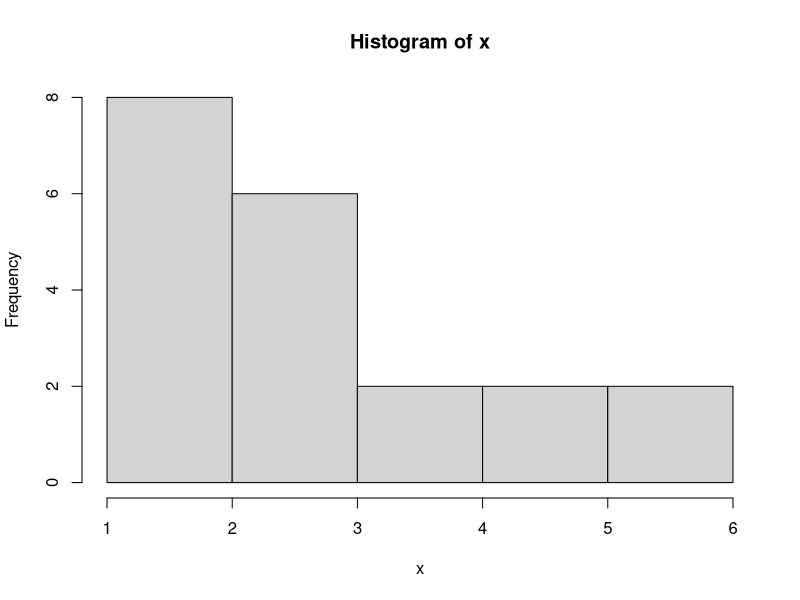
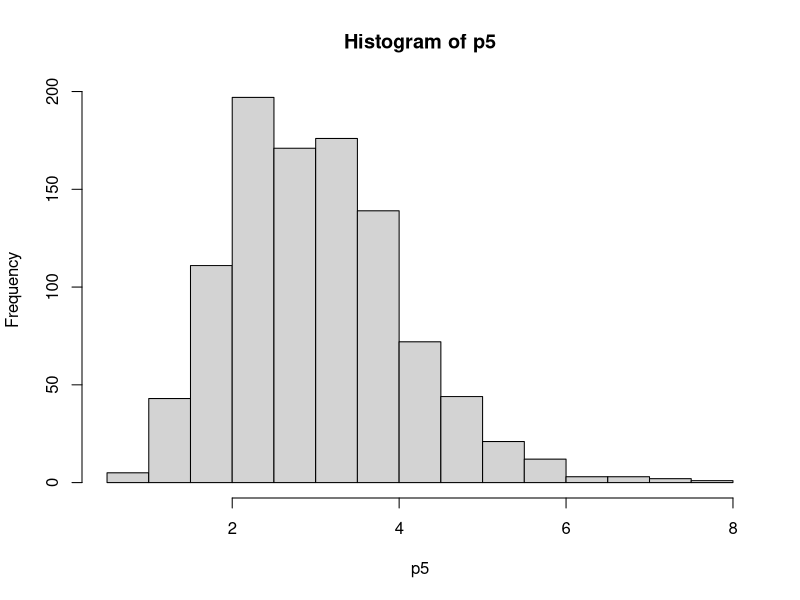
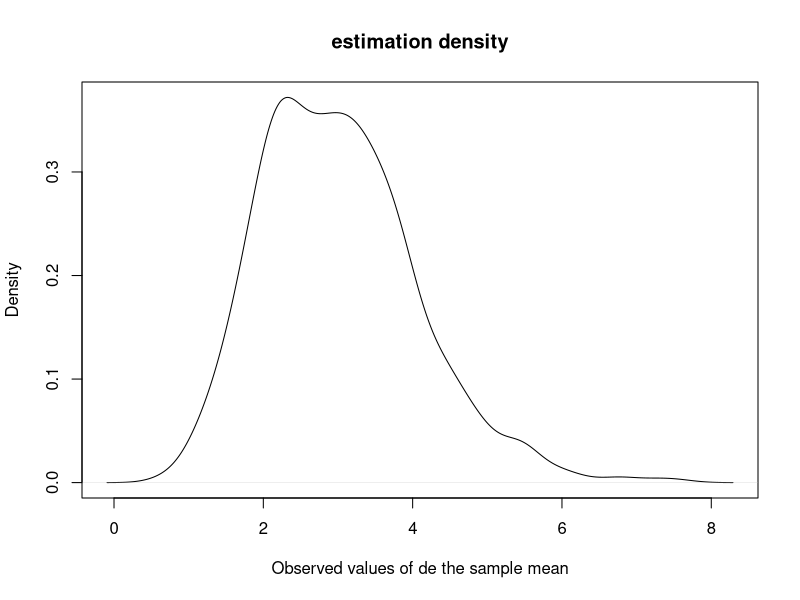
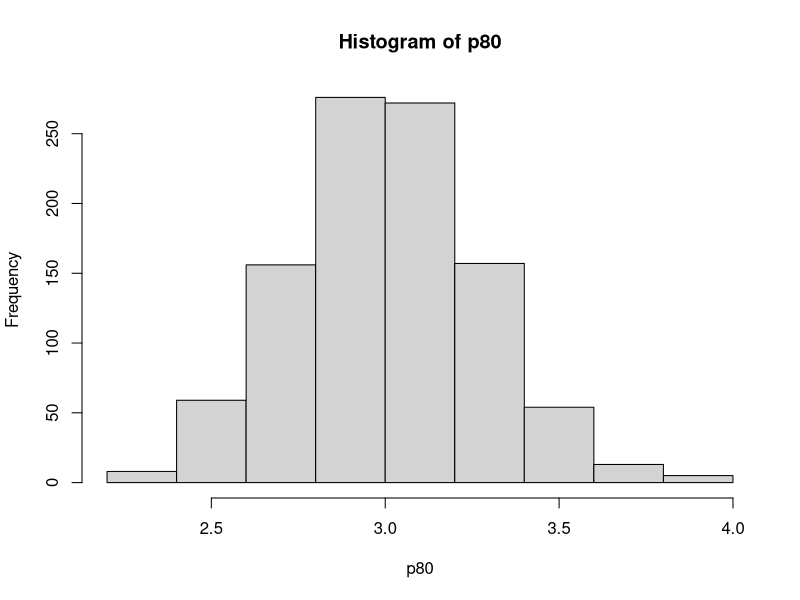
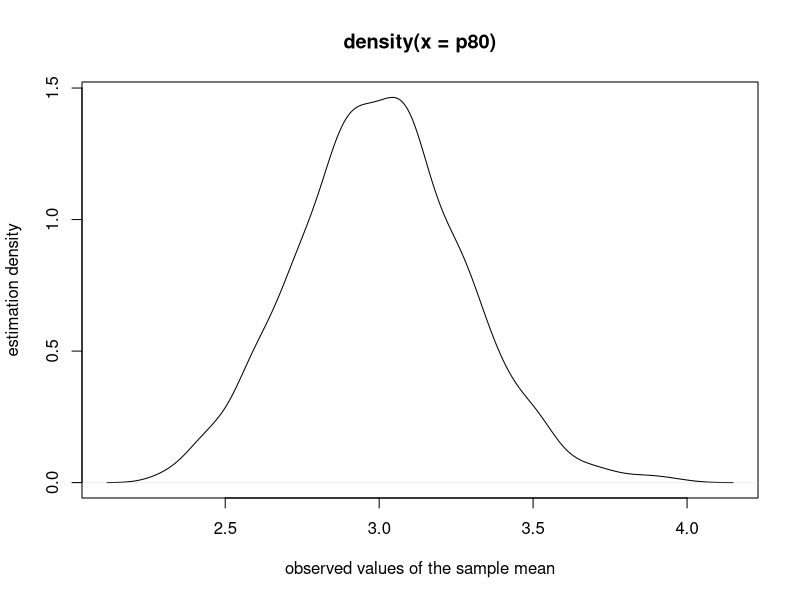
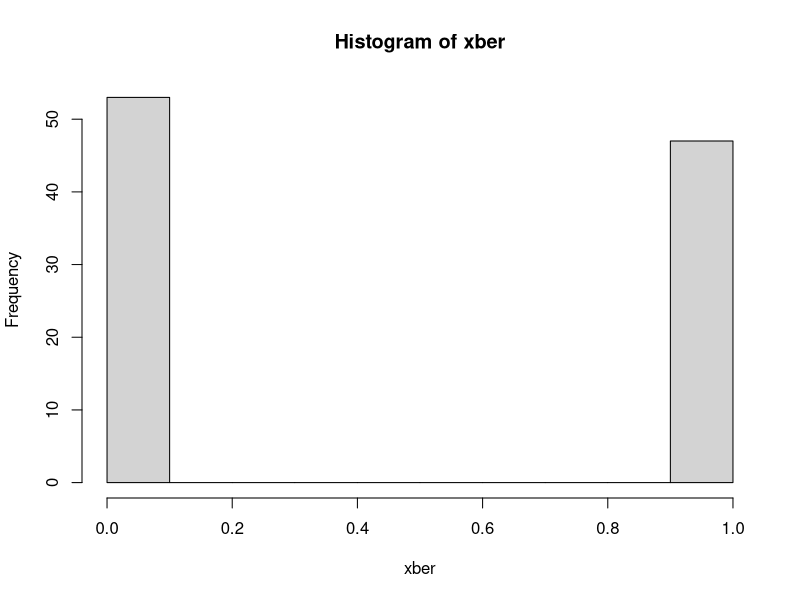
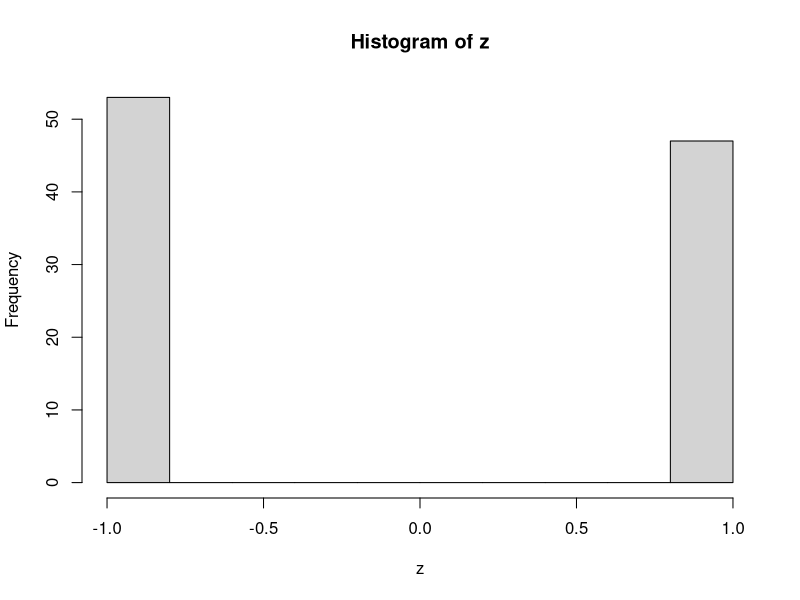

Here is the R script that generated these plots, in order:

# Statisticla Inference- Trosset ------------------------------------------
#Empirical Distribution: A distribution based on the sample (a observation based approach)

#Ej1: Sea un dado que es lanzado n=20 veces, obteniendo
x <- c(1, 6, 3, 2, 2, 3, 5, 3, 6, 4, 3, 2, 5, 3, 2, 2, 3, 2, 4, 2) #sample (discrete)
n <- 20
hist(x)
n_x <- table(x) #number of elements of each value of the sample
# 1 2 3 4 5 6 
# 1 7 6 2 2 2 

#sea Pn, una funcion de distribucion probabilidad discreta (basada en la muestra)
pn <- n_x/n
# 1    2    3    4    5    6 
# 0.05 0.35 0.30 0.10 0.10 0.10 

# Si NO usaramos la probabilidad asociada a la muestra (Empirica), es decir si usaramos una poblacion
# completa (o true probability), cada lanzamiento asociado a una cara del dado tendria una probabilidad:
p_pob <- 1/6 #la probabilidad de cada cara del dado sin usar muestra

# Conclusión: Vemos que existen diferencias en la probabilidad asociada a la poblacion
# y la probabilidad asociada a la muestra(el rango varia de 0.05 a 0.35), siendo un claro ejemplo de la variabilidad  
# o variacion en la muestra.


# Estimation of the sample mean
# La media de poblacion (caras del dado) esta dado por:
u_pop <- sum(c(1,2,3,4,5,6))/6
#3.5

# La media muestral, esta dada por:
u_sample <- sum(x)/n
#3.15


# Estimacion de la media (vista como Variable Aleatoria X1, X2, X3, ...,Xn uppercase) 

# Supongamos que P (distribucion poblacional) sea una distribucion asimetrica Chi-Cuadrado
# con 3 grados de libertad. Por colorario 5.1  (Ver Trosset pagina 187.), el valores
# esperado de Y es igual a los grados de libertad. E[Y]=n

# Consideremos una muestra de 5 observaciones con 3 grados libertad, y que repitamos
# 3 veces el experimento

xc1 <- rchisq(n = 5, df = 3) 
mean(xc1)

xc2 <- rchisq(n = 5, df = 3) 
mean(xc2)

xc3 <- rchisq(n = 5, df = 3) 
mean(xc3)

# Se observa que la media de las muestras de la D.chi cuadrado, cuando tenemos n=5,
# X1, X2,...,X5 y la variacion es muy alta.
# Realizamos una simulacion 1000 veces

p5 <- vector(mode = "numeric", 1000)
for(i in 1:1000){
  p5[i] <- mean(rchisq(n=5, df=3))
}
#Grafico de histograma
hist(p5)
#grafico de densidad
plot(density(p5), xlab = "Observed values of de the sample mean", "estimation density")


# Hagamos una simulacion para un tamano de muestra n=80 (X1, X2,...,X80 v.a) y df=3.
# La simulacion sera de 1000 veces

p80 <- vector(mode = "numeric", 1000)
for(i in 1:1000){
  p80[i] <- mean(rchisq(n=80, df=3))
}
hist(p80)
plot(density(p80), xlab = "observed values of the sample mean",ylab = "estimation density")


# Teorema central de limite

# Considere una variable estandirizada de la forma: Z = (X-u)/sigma
# Notese que la estandirizacion no cambia la forma de la distribucion
# Sea una distribucion de Bernoulli (un caso de la dist. binomial)
xber <- rbinom(n = 100,size = 1,prob = 1/2)
hist(xber)
#standarizamos. En la D.Bernoulli tenemos que u=p=0.5
z <- (xber- 0.5)/0.5
hist(z) #se observa que se mantiene la misma forma de la distribucion. EN este caso
# con colas en el -1 y 1

#ver este link
#http://jliszka.github.io/2013/08/26/a-programmers-guide-to-the-central-limit-theorem.html






